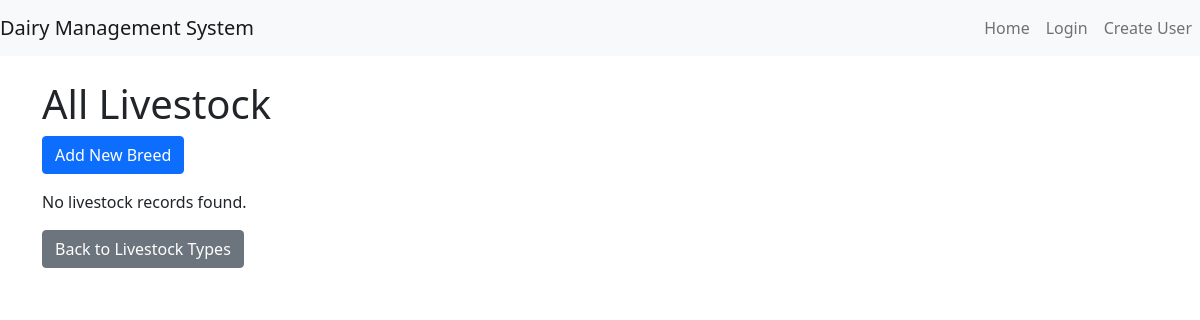
Before: /data-management/livestock/?livestock_type=3 with the older database file.
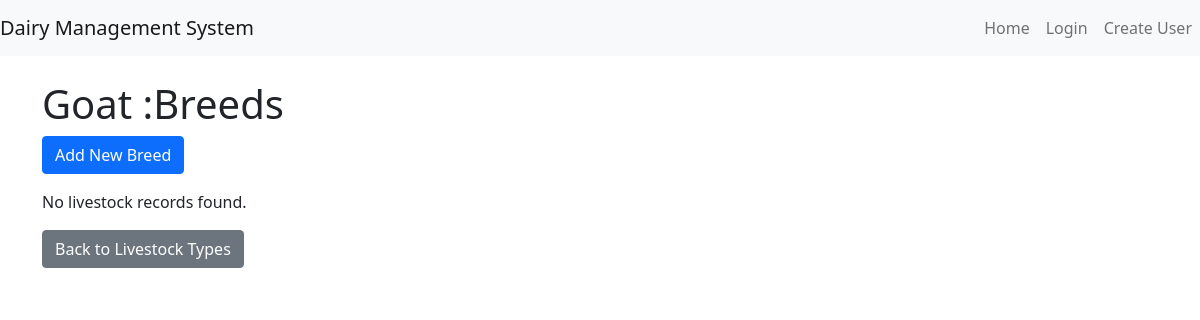
After: the same page with the newer database file.
### data_management/models.py (models this page shows, shortened)
class LivestockType(models.Model):
    name = models.CharField(max_length=100, unique=True, verbose_name=_("Livestock Type"))
    description = models.TextField(blank=True, null=True, verbose_name=_("Description"))

### data_management/views.py (the view)
# urls.py: path('livestock/', LivestockListView.as_view(), name='livestock_list'),
class LivestockListView(GenericListView):
    model = Livestock
    template_name = "livestock/livestock_list.html"
    context_object_name = "livestock_list"  # To match template usage
    def get_queryset(self):
        queryset = super().get_queryset()
        livestock_type_id = self.request.GET.get("livestock_type")
        if livestock_type_id:
            queryset = queryset.filter(livestock_type_id=livestock_type_id)
        return queryset
    def get_context_data(self, **kwargs):
        context = super().get_context_data(**kwargs)
        livestock_type_id = self.request.GET.get("livestock_type")
        if livestock_type_id:
            context["livestock_type"] = LivestockType.objects.filter(pk=livestock_type_id).first()
        return context

### data_management/templates/livestock/livestock_list.html (shortened to what this page needs)
{% extends 'users_management/base.html' %}
{% block content %}
    <h1>
        {% if livestock_type %}
             {{ livestock_type.name }} :Breeds
        {% else %}
            All Livestock
        {% endif %}
    </h1>
    <a href="{% url 'data_management:create_livestock' %}{% if livestock_type %}?livestock_type={{ livestock_type.pk }}{% endif %}" class="btn btn-primary mb-3">
        Add New Breed
    </a>
    {% if livestock_list %}
        <table class="table">
            <thead>
                <tr>
                    <th>Name</th>
                    <th>Date of Birth</th>
                    <th>Gender</th>
                    <th>Number of Animals</th>
                    <th>Actions</th>
                </tr>
            </thead>
            <tbody>
                {% for livestock in livestock_list %}
                    <tr>
                        <td>{{ livestock.name }}</td>
                        <td>{{ livestock.date_of_birth }}</td>
                        <td>{{ livestock.get_gender_display }}</td>
                        <td>
                            <span class="badge bg-info">{{ livestock.animalprofile_set.count }}</span>
                        </td>
                        <td>
                            <a href="{% url 'data_management:update_livestock' livestock.pk %}" class="btn btn-sm btn-warning">Edit</a>
                            <a href="{% url 'data_management:delete_livestock' livestock.pk %}" class="btn btn-sm btn-danger" onclick="return confirm('Are you sure you want to delete this livestock?');">Delete</a>
                            <a href="{% url 'data_management:animal_profile_create' %}?livestock={{ livestock.pk }}" class="btn btn-sm btn-success">Add Animal Profile</a>
                            <a href="{% url 'data_management:animal_profile_list' %}?livestock={{ livestock.pk }}" class="btn btn-sm btn-primary">View Animal Profiles</a>
                        </td>
                    </tr>
                {% endfor %}
            </tbody>
        </table>
    {% else %}
        <p>No livestock records found.</p>
    {% endif %}
    <a href="{% url 'data_management:livestock_type_list' %}" class="btn btn-secondary">Back to Livestock Types</a>
{% endblock %}

Changed rows visible on the page:
added LivestockType: name "Goat"
Other visible differences:
text no longer shown: "All Livestock"
text now shown: ":Breeds"
